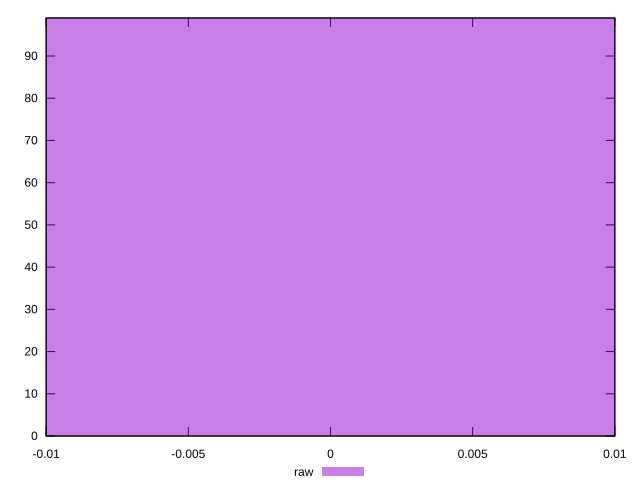

The gnuplot source for this figure:
reset

$raw <<EOF
0 99
EOF

set key outside below
set boxwidth 0.1
set xrange [-0.01:0.01]
set yrange [0:99]
set trange [0:99]
set style fill transparent solid 0.5 noborder
set terminal svg size 640, 490 enhanced background rgb 'white'
set output "reports/report_00027_2021-02-24T12-40-31.850Z/uses-webp-images/samples/card/raw/histogram.svg"

plot $raw title "raw" with boxes

reset
